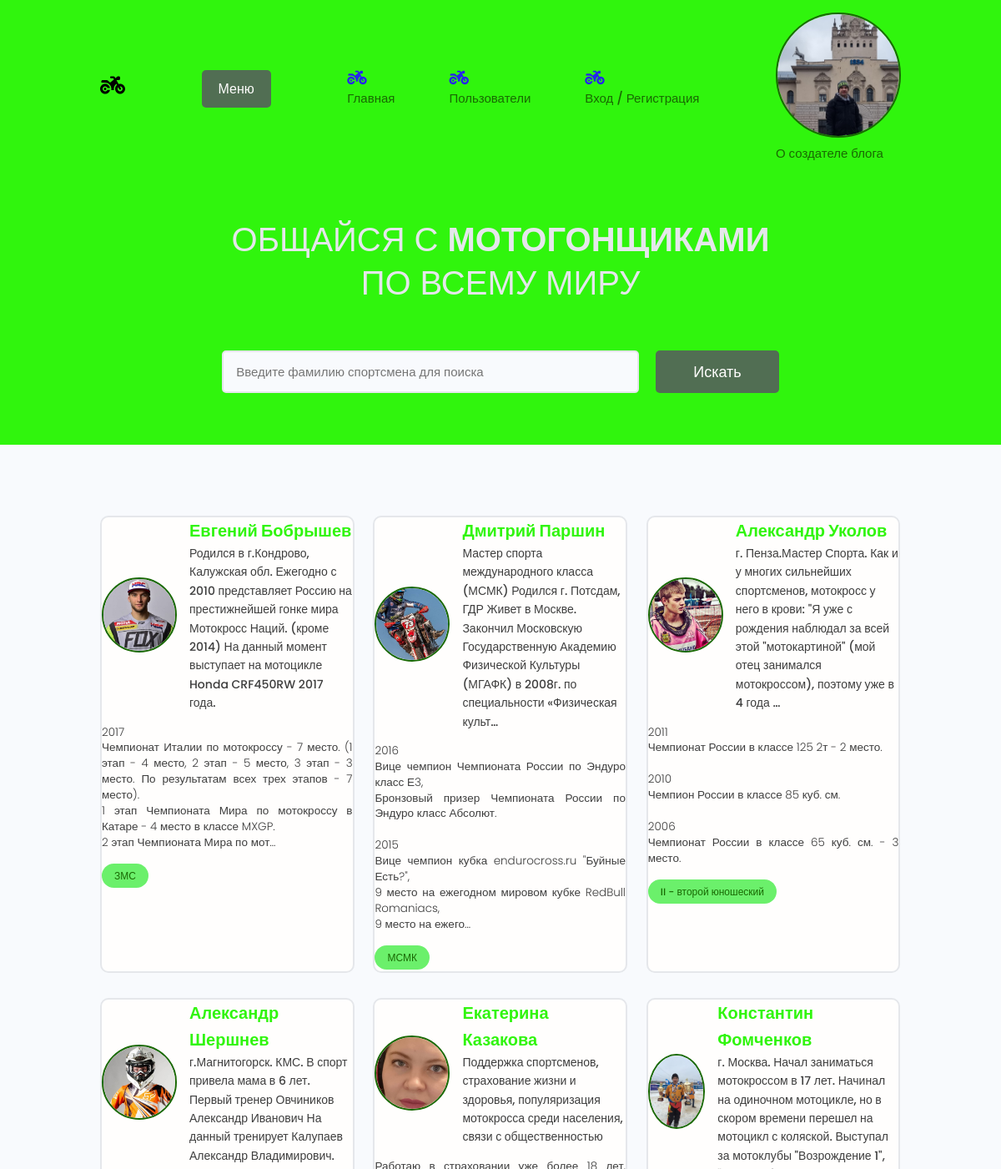
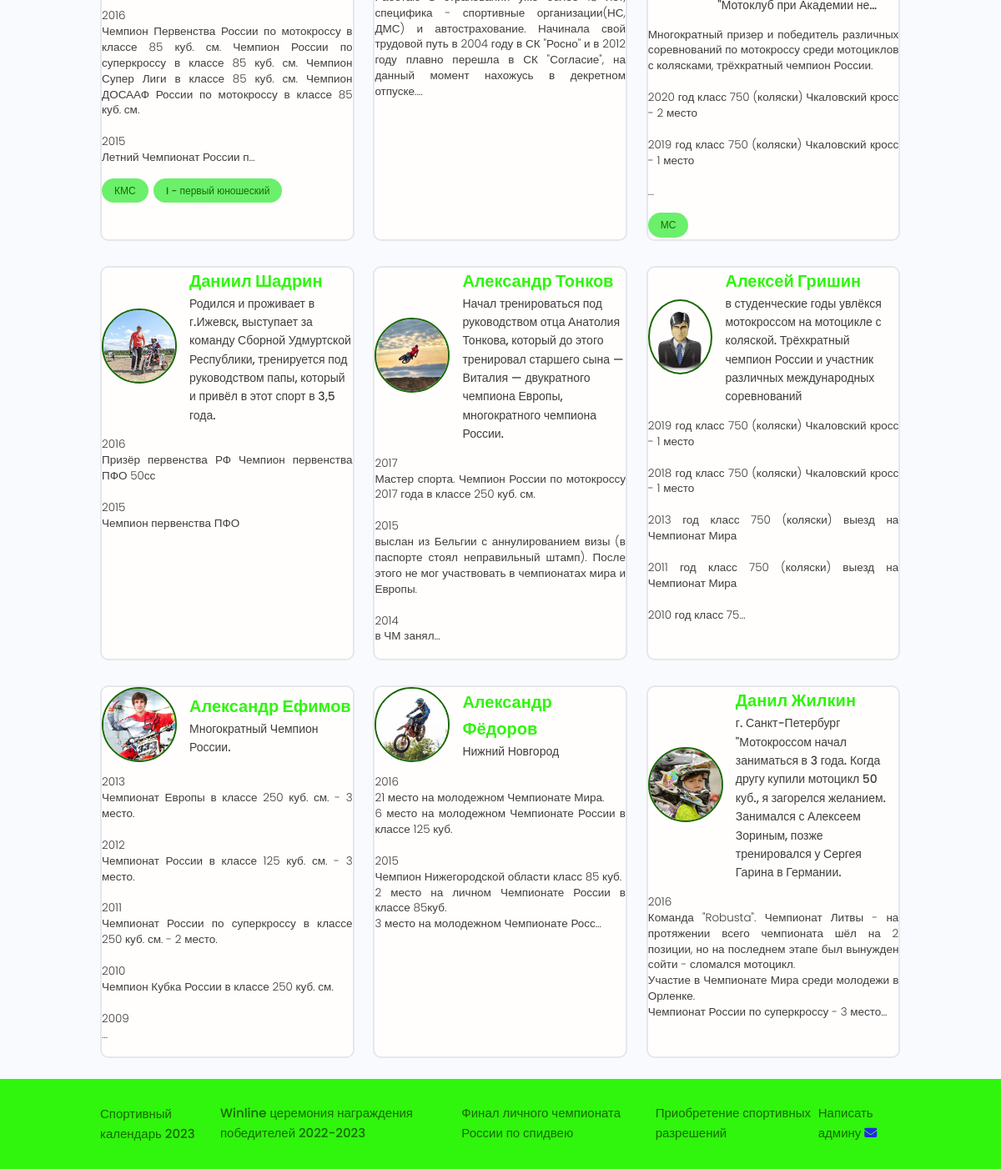
/users/, run on the app's committed database (2 pictures, top to bottom).
### users/models.py (models this page shows, shortened)
class Profiles(models.Model):
    user = models.OneToOneField(User, on_delete=models.CASCADE, null=True, blank=True)
    name = models.CharField(max_length=200, null=True, blank=True)
    email = models.EmailField(max_length=200, null=True, blank=True)
    username = models.CharField(max_length=200, null=True, blank=True)
    short_info = models.CharField(max_length=300, null=True, blank=True)
    bio = models.TextField(null=True, blank=True)
    profile_image = models.ImageField(upload_to='profiles/', blank=True, null=True,
                                      default='profiles/user-default.png')
    social_youtube = models.CharField(max_length=200, null=True, blank=True)
    social_vk = models.CharField(max_length=200, null=True, blank=True)
    created = models.DateTimeField(auto_now_add=True)

class Skill(models.Model):
    owner = models.ForeignKey(Profiles, on_delete=models.CASCADE, null=True, blank=True)
    name = models.CharField(max_length=200, null=True, blank=True)
    description = models.TextField(null=True, blank=True)
    created = models.DateTimeField(auto_now_add=True)
    def __str__(self):
        return self.name

### users/views.py (the view)
# urls.py: path('', views.profiles, name='profiles'),
def profiles(request):
    users, search_query = search_profiles(request)
    context = {'profiles': users, 'search_query': search_query}
    return render(request, 'users/index.html', context)

### users/utils.py (called while the page is built)
def search_profiles(request):
    search_query = ''
    if request.GET.get('search_query'):
        search_query = request.GET.get('search_query')
    skills = Skill.objects.filter(name__iexact=search_query)
    users = Profiles.objects.distinct().filter(Q(name__icontains=search_query) |
                                              Q(short_info__icontains=search_query) |
                                              Q(skill__in=skills))
    return users, search_query

### users/templates/users/index.html (shortened to what this page needs)
{% extends 'blogs/base.html' %}
{% block content %}
<main class="home">
    <section class="hero-section text-center">
      <div class="container container--narrow">
        <div class="hero-section__box">
          <h2>ОБЩАЙСЯ С <span>МОТОГОНЩИКАМИ</span></h2>
          <h2>ПО ВСЕМУ МИРУ</h2>
        </div>
        <div class="hero-section__search">
          <form class="form" action="{% url 'profiles' %}" method="get">
            <div class="form__field">
              <input class="input input--text" id="formInput#search" type="text" name="search_query" value="{{ search_query }}"
                placeholder="Введите фамилию спортсмена для поиска" />
            </div>
            <input class="btn btn--sub btn--lg" type="submit" value="Искать" />
          </form>
        </div>
      </div>
    </section>
    <section class="devlist">
      <div class="container">
        <div class="grid grid--three">
          {% for profile in profiles %}
          <div class="column card">
            <div class="dev">
              <a href="{% url 'user_profile' profile.id %}" class="card__body">
                <div class="dev__profile">
                  <img class="avatar avatar--md" src="{{ profile.profile_image.url | default_if_none:'#' }}" alt="image" />
                  <div class="dev__meta">
                    <h3>{{ profile.name }}</h3>
                    <h5>{{ profile.short_info | truncatechars:200 }}</h5>
                  </div>
                </div>
                <p class="dev__info">
                  {{ profile.bio | truncatechars:250 | linebreaksbr }}
                </p>
                <div class="dev__skills">
                  {% for skill in profile.skill_set.all %}
                  <span class="tag tag--pill tag--main">
                    <small>{{ skill }}</small>
                  </span>
                  {% endfor %}
                </div>
              </a>
            </div>
          </div>
          {% endfor %}
        </div>
      </div>
    </section>
  </main>
 {% endblock %}

### blogs/static/styles/app.css (style rules this page uses)
:root { --color-sub: #30f50d; }
.btn--sub { background-color: var(--color-sub-light); }
.card { border: 2px solid var(--color-light); }
img { width: 100%; }
.hero-section { height: 40vh; display: flex; align-items: center; background-color: var(--color-sub); }
.hero-section__box { margin-bottom: 4rem; }
.hero-section__box > h2, .hero-section__box > h2 > span { font-size: 4rem; color: var(--color-light); line-height: 1.3; text-transform: uppercase; }
.hero-section__box > h2 { font-weight: 300; }
.hero-section__box > h2 > span { font-weight: 700; }
.hero-section__search > .form { display: flex; align-items: center; justify-content: center; gap: 2rem; }
.hero-section__search > .form input.input--text { width: 50rem; }
.devlist { margin-top: 8rem; }
.devlist .grid { align-items: stretch; }
.devlist .dev .dev__profile { display: flex; align-items: center; gap: 1.5rem; }
.devlist .dev .dev__meta h3 { color: var(--color-sub); font-size: 2rem; font-weight: 700; }
.devlist .dev .dev__meta h5 { color: var(--color-text); font-size: 1.4rem; font-weight: 500; }
.devlist .dev .dev__info { margin: 1.5rem 0; font-size: 1.35rem; line-height: 1.4; text-align: justify; }
.text-center { margin-bottom: 15px; }

### blogs/static/uikit/styles/modules/_variables.css (style rules this page uses)
:root { --color-main: #196903; --color-main-light: #6bf06b; --color-sub: #40563f; --color-sub-light: #516e53; --color-sub-lighter: #ededfd; --color-text: #3e3e3e; --color-gray: #8b8b8b; --color-light: #e5e7eb; --color-light-gray: #767676; --color-bg: #f8fafd; --color-white: #fffefd; --color-white-light: #f3f3f3; --color-success: #359e64; --color-success-bg: #def8e8; --color-error: #fc4b0b; --color-error-bg: #fff2ee; --font-base: 'Poppins', arial, helvetica, 'Segoe UI', roboto, ubuntu, sans-serif; --font-monospace: 'Fira Code', 'Courier New', courier, monospace; --font-regular: 300; --font-medium: 500; --font-bold: 700; --generic-shadow: 1px 1px 5px #00000010; --generic-transition: all 0.3s ease-in-out; }

### blogs/static/uikit/styles/modules/_base.css (style rules this page uses)
* { margin: 0; padding: 0; box-sizing: border-box; text-rendering: optimizeLegibility; color: inherit; font-size: inherit; }
html { font-size: 50%; }
@media only screen and (min-width: 480px) { html { font-size: 56.25%; } }
@media only screen and (min-width: 1200px) { html { font-size: 62.5%; } }
body { line-height: 1.6; font-weight: 400; font-size: 1.5rem; color: var(--color-text); background-color: var(--color-bg); min-height: 100vh; }

### blogs/static/uikit/styles/modules/_typography.css (style rules this page uses)
* { font-family: var(--font-base); }
h2 { font-size: 3.6rem; font-weight: var(--font-bold); }
h3 { font-size: 3.2rem; font-weight: var(--font-medium); }
h5 { font-size: 2.4rem; font-weight: var(--font-medium); }
h5, h6 { font-weight: var(--font-regular); }
p, span, strong { font-size: 1.6rem; color: var(--color-text); font-weight: var(--font-regular); }
a { padding-bottom: 2px; text-decoration: none; display: inline-block; color: var(--color-main); font-weight: var(--font-medium); }

### blogs/static/uikit/styles/modules/_utilities.css (style rules this page uses)
.container { width: 92%; max-width: 165rem; margin: 0 auto; box-sizing: border-box; }
.container--narrow { width: 92%; max-width: 120rem; }
@media screen and (min-width: 1000px) { .container { width: 90%; } }
@media screen and (min-width: 1000px) { .container--narrow { width: 85%; } }
@media screen and (min-width: 1200px) { .container { width: 80%; } }
@media screen and (min-width: 1200px) { .container--narrow { width: 72%; } }
.text-center { text-align: center; }

### blogs/static/uikit/styles/modules/_avatar.css (style rules this page uses)
.avatar { border-radius: 50%; border: 2px solid var(--color-main); object-fit: cover; }
.avatar--md { height: 9rem; width: 9rem; }

### blogs/static/uikit/styles/modules/_button.css (style rules this page uses)
.btn { display: inline-block; position: relative; cursor: pointer; background-color: var(--color-light); font-weight: var(--font-medium); color: var(--color-sub); text-decoration: none; padding: 1rem 2rem; border-radius: 0.5rem; border: none; width: -webkit-fit-content; width: -moz-fit-content; width: fit-content; height: -webkit-fit-content; height: -moz-fit-content; height: fit-content; font-size: 1.6rem; outline-width: 0; outline-color: transparent; -webkit-backface-visibility: hidden; backface-visibility: hidden; transition: all 0.3s ease-in-out; }
.btn--sub { background-color: var(--color-sub); color: var(--color-white); }
.btn--lg { font-size: 1.8rem; padding: 1.2rem 4.5rem; }

### blogs/static/uikit/styles/modules/_card.css (style rules this page uses)
.card { border-radius: 1rem; background-color: var(--color-white); border: 1.5px solid var(--color-light); width: auto; height: auto; margin-top: 0.5rem; margin-bottom: 0.5rem; overflow: hidden; }

### data on the page
Profiles: profile_image (picture), name "Евгений Бобрышев", short_info "Родился в г.Кондрово, Калужская обл. Ежегодно с 2010 представляет Россию на престижнейшей гонке мира Мотокросс Наций. (кроме 2014) На данный момент выступает на мотоцикле Honda CRF450RW 2017 года.", bio "2017 Чемпионат Италии по мотокроссу - 7 место. (1 этап - 4 место, 2 этап - 5 место, 3 этап - 3 место. По результатам всех трех этапов - 7 место). 1 этап Чемпионата Мира по мотокроссу в Катаре - 4 место в классе MXGP. 2 этап Чемпионата Мира по мот…"
Skill: name "ЗМС"
Profiles: profile_image (picture), name "Дмитрий Паршин", short_info "Мастер спорта международного класса (МСМК) Родился г. Потсдам, ГДР Живет в Москве. Закончил Московскую Государственную Академию Физической Культуры (МГАФК) в 2008г. по специальности «Физическая культ…", bio "2016 Вице чемпион Чемпионата России по Эндуро класс Е3, Бронзовый призер Чемпионата России по Эндуро класс Абсолют. 2015 Вице чемпион кубка endurocross.ru \"Буйные Есть?\", 9 место на ежегодном мировом кубке RedBull Romaniacs, 9 место на ежего…"
Skill: name "МСМК"
Profiles: profile_image (picture), name "Александр Уколов", short_info "г. Пенза.Мастер Спорта. Как и у многих сильнейших спортсменов, мотокросс у него в крови: \"Я уже с рождения наблюдал за всей этой \"мотокартиной\" (мой отец занимался мотокроссом), поэтому уже в 4 года …", bio "2011 Чемпионат России в классе 125 2т - 2 место. 2010 Чемпион России в классе 85 куб. см. 2006 Чемпионат России в классе 65 куб. см. - 3 место."
Skill: name "II - второй юношеский"
Profiles: profile_image (picture), name "Александр Шершнев", short_info "г.Магнитогорск. КМС. В спорт привела мама в 6 лет. Первый тренер Овчиников Александр Иванович На данный тренирует Калупаев Александр Владимирович.", bio "2016 Чемпион Первенства России по мотокроссу в классе 85 куб. см. Чемпион России по суперкроссу в классе 85 куб. см. Чемпион Супер Лиги в классе 85 куб. см. Чемпион ДОСААФ России по мотокроссу в классе 85 куб. см. 2015 Летний Чемпионат России п…"
Skill: name "КМС"
Skill: name "I - первый юношеский"
Profiles: profile_image (picture), name "Екатерина Казакова", short_info "Поддержка спортсменов, страхование жизни и здоровья, популяризация мотокросса среди населения, связи с общественностью", bio "Работаю в страховании уже более 18 лет, специфика - спортивные организации(НС, ДМС) и автострахование. Начинала свой трудовой путь в 2004 году в СК \"Росно\" и в 2012 году плавно перешла в СК \"Согласие\", на данный момент нахожусь в декретном отпуске.…"
Profiles: profile_image (picture), name "Константин Фомченков", short_info "г. Москва. Начал заниматься мотокроссом в 17 лет. Начинал на одиночном мотоцикле, но в скором времени перешел на мотоцикл с коляской. Выступал за мотоклубы \"Возрождение 1\", \"Мотоклуб при Академии не…", bio "Многократный призер и победитель различных соревнований по мотокроссу среди мотоциклов с колясками, трёхкратный чемпион России. 2020 год класс 750 (коляски) Чкаловский кросс - 2 место 2019 год класс 750 (коляски) Чкаловский кросс - 1 место …"
Skill: name "МС"
Profiles: profile_image (picture), name "Даниил Шадрин", short_info "Родился и проживает в г.Ижевск, выступает за команду Сборной Удмуртской Республики, тренируется под руководством папы, который и привёл в этот спорт в 3,5 года.", bio "2016 Призёр первенства РФ Чемпион первенства ПФО 50сс 2015 Чемпион первенства ПФО"
Profiles: profile_image (picture), name "Александр Тонков", short_info "Начал тренироваться под руководством отца Анатолия Тонкова, который до этого тренировал старшего сына — Виталия — двукратного чемпиона Европы, многократного чемпиона России.", bio "2017 Мастер спорта. Чемпион России по мотокроссу 2017 года в классе 250 куб. см. 2015 выслан из Бельгии с аннулированием визы (в паспорте стоял неправильный штамп). После этого не мог участвовать в чемпионатах мира и Европы. 2014 в ЧМ занял…"
Profiles: profile_image (placeholder picture), name "Алексей Гришин", short_info "в студенческие годы увлёкся мотокроссом на мотоцикле с коляской. Трёхкратный чемпион России и участник различных международных соревнований", bio "2019 год класс 750 (коляски) Чкаловский кросс - 1 место 2018 год класс 750 (коляски) Чкаловский кросс - 1 место 2013 год класс 750 (коляски) выезд на Чемпионат Мира 2011 год класс 750 (коляски) выезд на Чемпионат Мира 2010 год класс 75…"
Profiles: profile_image (picture), name "Александр Ефимов", short_info "Многократный Чемпион России.", bio "2013 Чемпионат Европы в классе 250 куб. см. - 3 место. 2012 Чемпионат России в классе 125 куб. см. - 3 место. 2011 Чемпионат России по суперкроссу в классе 250 куб. см. - 2 место. 2010 Чемпион Кубка России в классе 250 куб. см. 2009 …"
Profiles: profile_image (picture), name "Александр Фёдоров", short_info "Нижний Новгород", bio "2016 21 место на молодежном Чемпионате Мира. 6 место на молодежном Чемпионате России в классе 125 куб. 2015 Чемпион Нижегородской области класс 85 куб. 2 место на личном Чемпионате России в классе 85куб. 3 место на молодежном Чемпионате Росс…"
Profiles: profile_image (picture), name "Данил Жилкин", short_info "г. Санкт-Петербург \"Мотокроссом начал заниматься в 3 года. Когда другу купили мотоцикл 50 куб., я загорелся желанием. Занимался с Алексеем Зориным, позже тренировался у Сергея Гарина в Германии.", bio "2016 Команда \"Robusta\". Чемпионат Литвы - на протяжении всего чемпионата шёл на 2 позиции, но на последнем этапе был вынужден сойти - сломался мотоцикл. Участие в Чемпионате Мира среди молодежи в Орленке. Чемпионат России по суперкроссу - 3 место…"
